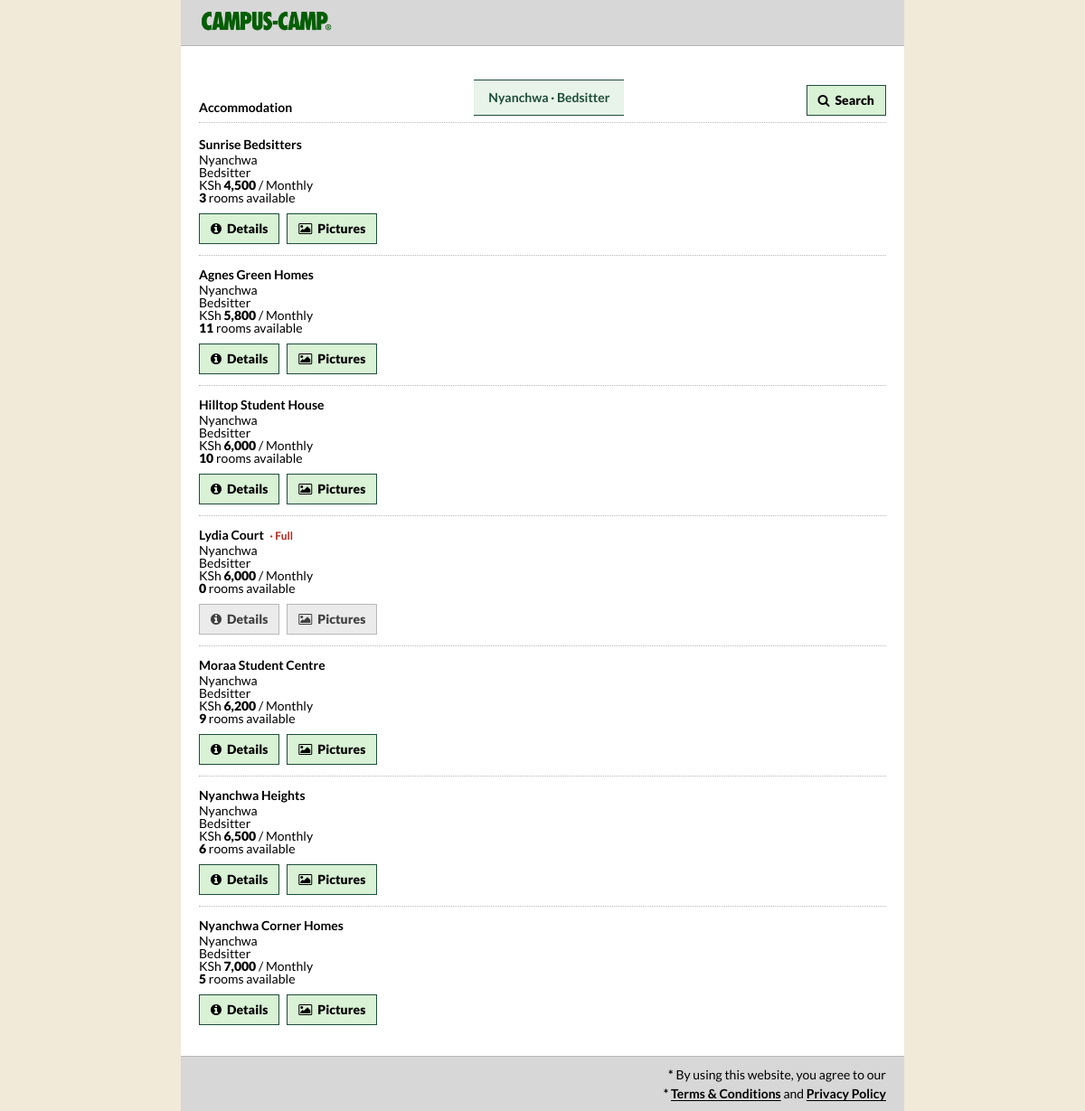
The app's page /results.php?location=Nyanchwa&house_type=Bedsitter with its own data.
### tables this page shows
CREATE TABLE `rooms` (
  `id` int NOT NULL AUTO_INCREMENT,
  `property_id` int NOT NULL,
  `room_type` varchar(50) NOT NULL,
  `available_rooms` int NOT NULL DEFAULT '0',
  `status` enum('Available','Full') NOT NULL DEFAULT 'Available',
  PRIMARY KEY (`id`),
  KEY `property_id` (`property_id`),
  CONSTRAINT `rooms_ibfk_1` FOREIGN KEY (`property_id`) REFERENCES `properties` (`id`) ON DELETE CASCADE ON UPDATE CASCADE
);

CREATE TABLE `properties` (
  `id` int NOT NULL AUTO_INCREMENT,
  `landlord_id` int NOT NULL,
  `name` varchar(150) NOT NULL,
  `location` varchar(150) NOT NULL,
  `house_type` varchar(50) NOT NULL,
  `price` decimal(10,2) NOT NULL,
  `payment_period` enum('Monthly','Semester') NOT NULL DEFAULT 'Monthly',
  `deposit` decimal(10,2) DEFAULT NULL,
  `description` text,
  PRIMARY KEY (`id`),
  KEY `landlord_id` (`landlord_id`),
  CONSTRAINT `properties_ibfk_1` FOREIGN KEY (`landlord_id`) REFERENCES `landlords` (`id`) ON DELETE CASCADE ON UPDATE CASCADE
);

### results.php (the view, shortened to what this page needs)
<?php
require_once __DIR__ . "/config/database.php";
$location = isset($_GET['location']) ? trim($_GET['location']) : '';
$house_type = isset($_GET['house_type']) ? trim($_GET['house_type']) : '';
$properties = [];
if ($location !== '' && $house_type !== '') {
    $sql = "
        SELECT
            p.id,
            p.name,
            p.location,
            p.house_type,
            p.price,
            p.payment_period,
            r.available_rooms
        FROM properties p
        LEFT JOIN rooms r
            ON p.id = r.property_id
        WHERE p.location = ?
        AND p.house_type = ?
        ORDER BY p.price ASC
    ";
    $stmt = $conn->prepare($sql);
    $stmt->bind_param("ss", $location, $house_type);
    $stmt->execute();
    $result = $stmt->get_result();
    while ($row = $result->fetch_assoc()) {
        $properties[] = $row;
    }
}
?>
<!DOCTYPE html>
<html lang="en">
<head>
    <link rel="stylesheet" href="css/styles.css?v=<?= filemtime(__DIR__ . '/css/styles.css') ?>">
</head>
<body>
<header class="site-header">
    <div class="container site-header-inner">
        <a href="index.php" class="site-logo">
            <img class="brand-image" src="images/ofcampus-logo.png" alt="Campus-Camp®">
        </a>
    </div>
</header>
<main>
    <section class="results-section">
        <div class="container">
            <div class="results-heading">
                <h1>Accommodation</h1>
                <p class="search-term-banner">
                    <?= htmlspecialchars($location) ?> · <?= htmlspecialchars($house_type) ?>
                </p>
                <a href="index.php" class="search-button-link" aria-label="Search" title="Search">
                    <i class="fa fa-search" aria-hidden="true"></i>
                    <span class="button-label">Search</span>
                </a>
            </div>
            <?php if (empty($properties)): ?>
                <div class="no-results">
                    <h2>No accommodation found</h2>
                    <p>
                        Try another location or house type.
                    </p>
                </div>
            <?php else: ?>
                <div class="property-list search-property-list">
                    <?php foreach ($properties as $property): ?>
                        <?php $available_rooms = max(0, (int)($property["available_rooms"] ?? 0)); ?>
                        <article class="property-result">
                            <div class="property-main">
                                <div class="property-information">
                                    <h2>
                                        <?= htmlspecialchars($property["name"]) ?>
                                        <?php if ($available_rooms === 0): ?>
                                            <span class="rented-out-label" role="status">&middot; Full</span>
                                        <?php endif; ?>
                                    </h2>
                                    <div class="property-location">
                                        <?= htmlspecialchars($property["location"]) ?>
                                    </div>
                                    <div class="property-type">
                                        <?= htmlspecialchars($property["house_type"]) ?>
                                    </div>
                                    <div class="property-price">
                                        KSh
                                        <strong><?= number_format($property["price"], 0) ?></strong>
                                        <span>
                                            / <?= htmlspecialchars($property["payment_period"]) ?>
                                        </span>
                                    </div>
                                    <div class="property-availability">
                                        <strong><?= $available_rooms ?></strong>
                                        <?= $available_rooms === 1 ? "room" : "rooms" ?> available
                                    </div>
                                </div>
                            </div>
                            <div class="property-action">
                                <?php if ($available_rooms > 0): ?>
                                    <a
                                        href="property.php?id=<?= (int)$property["id"] ?>"
                                        class="go-button"
                                        aria-label="Details for <?= htmlspecialchars($property["name"], ENT_QUOTES, "UTF-8") ?>"
                                        title="Details"
                                    >
                                        <i class="fa fa-info-circle" aria-hidden="true"></i>
                                        <span class="button-label">Details</span>
                                    </a>
                                    <a
                                        href="property_pictures.php?<?= htmlspecialchars(http_build_query([
                                            "id" => (int)$property["id"],
                                            "return_to" => "results",
                                            "return_location" => $location,
                                            "return_house_type" => $house_type
                                        ]), ENT_QUOTES, "UTF-8") ?>"
                                        class="browse-pictures-button"
                                        aria-label="View pictures of <?= htmlspecialchars($property["name"], ENT_QUOTES, "UTF-8") ?>"
                                        title="View pictures"
                                    >
                                        <i class="fa fa-picture-o" aria-hidden="true"></i>
                                        <span class="button-label">Pictures</span>
                                    </a>
                                <?php else: ?>
                                    <span class="go-button is-disabled" role="img" aria-label="Details unavailable" title="Details unavailable"><i class="fa fa-info-circle" aria-hidden="true"></i><span class="button-label">Details</span></span>
                                    <span class="browse-pictures-button is-disabled" role="img" aria-label="Pictures unavailable" title="Pictures unavailable"><i class="fa fa-picture-o" aria-hidden="true"></i><span class="button-label">Pictures</span></span>
                                <?php endif; ?>
                            </div>
                        </article>
                    <?php endforeach; ?>
                </div>
            <?php endif; ?>
        </div>
    </section>
</main>
<footer class="site-footer">
    <div class="container">
        <div class="site-footer-legal" aria-label="Legal notice">
            <span class="footer-legal-line"><span class="footer-asterisk">*</span> By using this website, you agree to our</span>
            <span class="footer-legal-line"><span class="footer-asterisk">*</span> <a href="terms.php" class="footer-link">Terms &amp; Conditions</a> and <a href="privacy.php" class="footer-link">Privacy Policy</a></span>
        </div>
    </div>
</footer>
</body>
</html>

### records on screen
rooms: property.name "Sunrise Bedsitters", property.location "Nyanchwa", property.house_type "Bedsitter", property.price "4,500", property.payment_period "Monthly", available_rooms "3"
rooms: property.name "Agnes Green Homes", property.location "Nyanchwa", property.house_type "Bedsitter", property.price "5,800", property.payment_period "Monthly", available_rooms "11"
rooms: property.name "Hilltop Student House", property.location "Nyanchwa", property.house_type "Bedsitter", property.price "6,000", property.payment_period "Monthly", available_rooms "10"
rooms: property.name "Lydia Court", shows "· Full", property.location "Nyanchwa", property.house_type "Bedsitter", property.price "6,000", property.payment_period "Monthly", available_rooms "0", shows "Details"
rooms: property.name "Moraa Student Centre", property.location "Nyanchwa", property.house_type "Bedsitter", property.price "6,200", property.payment_period "Monthly", available_rooms "9"
rooms: property.name "Nyanchwa Heights", property.location "Nyanchwa", property.house_type "Bedsitter", property.price "6,500", property.payment_period "Monthly", available_rooms "6"
rooms: property.name "Nyanchwa Corner Homes", property.location "Nyanchwa", property.house_type "Bedsitter", property.price "7,000", property.payment_period "Monthly", available_rooms "5"

### other values on screen
$location "Nyanchwa"
$house_type "Bedsitter"
